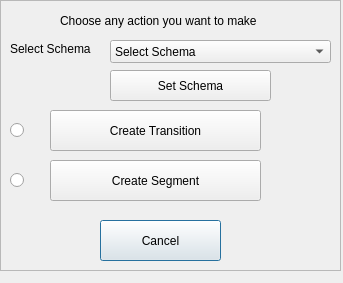
<?xml version="1.0" encoding="UTF-8"?>
<ui version="4.0">
 <class>TransitionsDialogBase</class>
 <widget class="QDialog" name="TransitionsDialogBase">
  <property name="geometry">
   <rect>
    <x>0</x>
    <y>0</y>
    <width>343</width>
    <height>283</height>
   </rect>
  </property>
  <property name="windowTitle">
   <string>Inomap Tool</string>
  </property>
  <widget class="QFrame" name="frame">
   <property name="geometry">
    <rect>
     <x>0</x>
     <y>0</y>
     <width>341</width>
     <height>271</height>
    </rect>
   </property>
   <property name="frameShape">
    <enum>QFrame::StyledPanel</enum>
   </property>
   <property name="frameShadow">
    <enum>QFrame::Raised</enum>
   </property>
   <widget class="QPushButton" name="cancel">
    <property name="geometry">
     <rect>
      <x>100</x>
      <y>220</y>
      <width>121</width>
      <height>41</height>
     </rect>
    </property>
    <property name="text">
     <string>Cancel</string>
    </property>
   </widget>
   <widget class="QPushButton" name="pushButton">
    <property name="geometry">
     <rect>
      <x>50</x>
      <y>110</y>
      <width>211</width>
      <height>41</height>
     </rect>
    </property>
    <property name="text">
     <string>Create Transition</string>
    </property>
   </widget>
   <widget class="QPushButton" name="segment">
    <property name="geometry">
     <rect>
      <x>50</x>
      <y>160</y>
      <width>211</width>
      <height>41</height>
     </rect>
    </property>
    <property name="text">
     <string>Create Segment</string>
    </property>
   </widget>
   <widget class="QLabel" name="label">
    <property name="geometry">
     <rect>
      <x>60</x>
      <y>-10</y>
      <width>231</width>
      <height>61</height>
     </rect>
    </property>
    <property name="text">
     <string>Choose any action you want to make</string>
    </property>
   </widget>
   <widget class="QLabel" name="label_7">
    <property name="geometry">
     <rect>
      <x>10</x>
      <y>40</y>
      <width>91</width>
      <height>17</height>
     </rect>
    </property>
    <property name="text">
     <string>Select Schema</string>
    </property>
   </widget>
   <widget class="QComboBox" name="cb">
    <property name="geometry">
     <rect>
      <x>110</x>
      <y>40</y>
      <width>221</width>
      <height>23</height>
     </rect>
    </property>
    <item>
     <property name="text">
      <string>Select Schema</string>
     </property>
    </item>
   </widget>
   <widget class="QPushButton" name="Set_Schema">
    <property name="geometry">
     <rect>
      <x>110</x>
      <y>70</y>
      <width>161</width>
      <height>31</height>
     </rect>
    </property>
    <property name="text">
     <string>Set Schema</string>
    </property>
   </widget>
   <widget class="QRadioButton" name="radioButton">
    <property name="geometry">
     <rect>
      <x>10</x>
      <y>120</y>
      <width>104</width>
      <height>21</height>
     </rect>
    </property>
    <property name="text">
     <string/>
    </property>
   </widget>
   <widget class="QRadioButton" name="radioButton_2">
    <property name="geometry">
     <rect>
      <x>10</x>
      <y>170</y>
      <width>104</width>
      <height>21</height>
     </rect>
    </property>
    <property name="text">
     <string/>
    </property>
   </widget>
  </widget>
 </widget>
 <resources/>
 <connections/>
</ui>
